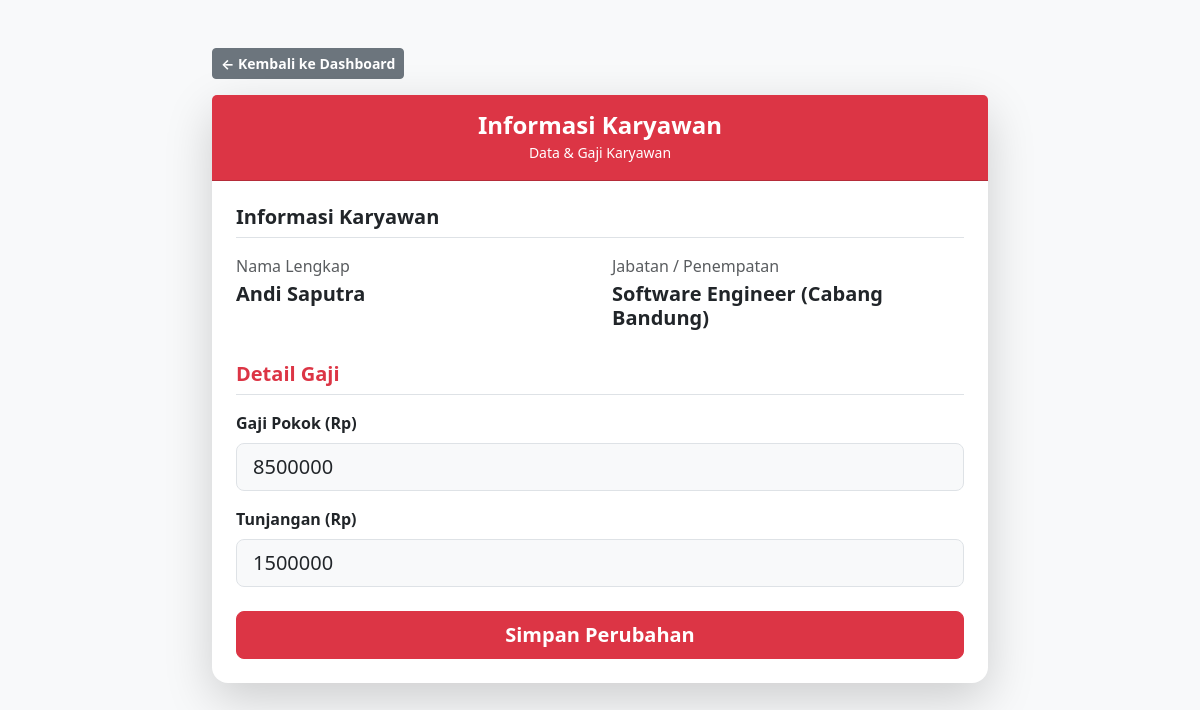
/edit_karyawan.php?id=2 (signed in), run on the app's committed database.
### tables this page shows
CREATE TABLE `users` (
  `id_user` int NOT NULL,
  `username` varchar(50) NOT NULL,
  `password` varchar(255) NOT NULL,
  `role` enum('admin','karyawan') NOT NULL,
  `nama_lengkap` varchar(100) NOT NULL,
  `jabatan` varchar(50) NOT NULL,
  `penempatan` varchar(100) NOT NULL
);

CREATE TABLE `gaji` (
  `id_gaji` int NOT NULL,
  `id_user` int NOT NULL,
  `periode` varchar(50) NOT NULL,
  `gaji_pokok` int NOT NULL,
  `tunjangan` int NOT NULL
);

### edit_karyawan.php (the view, shortened to what this page needs)
<?php
require 'config.php';
$id_target = $_GET['id'];
$query_user = mysqli_query($conn, "SELECT * FROM users WHERE id_user='$id_target'");
$data_user = mysqli_fetch_assoc($query_user);
$query_gaji = mysqli_query($conn, "SELECT * FROM gaji WHERE id_user='$id_target'");
$data_gaji = mysqli_fetch_assoc($query_gaji);
?>
<!DOCTYPE html>
<html lang="id">
<head>
    <link href="https://cdn.jsdelivr.net/npm/bootstrap@5.3.0/dist/css/bootstrap.min.css" rel="stylesheet">
</head>
<body class="bg-light">
<div class="container mt-5" style="max-width: 800px;">
    <a href="dashboard.php" class="btn btn-secondary btn-sm mb-3 fw-bold">← Kembali ke Dashboard</a>
    <div class="card shadow-lg border-0 rounded-4">
        <div class="card-header bg-danger text-white py-3 text-center">
            <h4 class="mb-0 fw-bold">Informasi Karyawan</h4>
            <small>Data & Gaji Karyawan</small>
        </div>
        <div class="card-body p-4">
            <h5 class="fw-bold border-bottom pb-2 mb-3">Informasi Karyawan</h5>
            <div class="row mb-4">
                <div class="col-md-6">
                    <p class="mb-1 text-muted">Nama Lengkap</p>
                    <h5 class="fw-bold"><?= $data_user['nama_lengkap'] ?></h5>
                </div>
                <div class="col-md-6">
                    <p class="mb-1 text-muted">Jabatan / Penempatan</p>
                    <h5 class="fw-bold"><?= $data_user['jabatan'] ?> (<?= $data_user['penempatan'] ?>)</h5>
                </div>
            </div>
            <h5 class="fw-bold border-bottom pb-2 mb-3 text-danger">Detail Gaji</h5>
            <form method="POST">
                <?php if($data_gaji): ?>
                    <div class="mb-3">
                        <label class="form-label fw-bold">Gaji Pokok (Rp)</label>
                        <input type="number" name="gaji_pokok" class="form-control form-control-lg bg-light" value="<?= $data_gaji['gaji_pokok'] ?>" required>
                    </div>
                    <div class="mb-4">
                        <label class="form-label fw-bold">Tunjangan (Rp)</label>
                        <input type="number" name="tunjangan" class="form-control form-control-lg bg-light" value="<?= $data_gaji['tunjangan'] ?>" required>
                    </div>
                    <div class="d-grid gap-2">
                        <button type="submit" name="update_gaji" class="btn btn-danger btn-lg fw-bold">Simpan Perubahan</button>
                    </div>
                <?php else: ?>
                    <div class="alert alert-warning">Data gaji untuk karyawan ini belum ada di database.</div>
                <?php endif; ?>
            </form>
        </div>
    </div>
</div>
</body>
</html>

### data on the page
users: nama_lengkap "Andi Saputra", jabatan "Software Engineer", penempatan "Cabang Bandung"
gaji: gaji_pokok "8500000", tunjangan "1500000"
